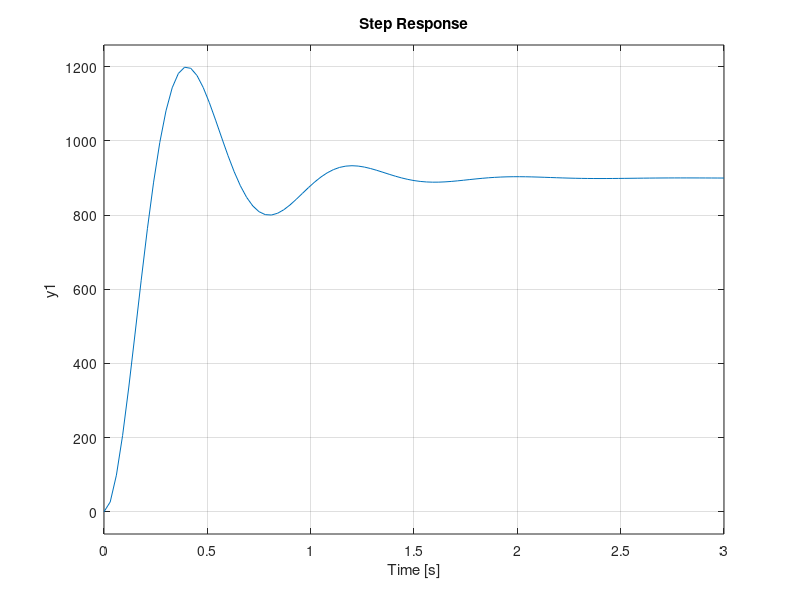

Write MATLAB code to recreate this figure.
close all; clear all; history -c; clc;
pkg load control;

yss = 900;
ymax = 1200;
K = yss;

% Se calcula Mp para poder obtener psita:
Mp = (ymax-yss)/yss;
psita = sqrt(log(Mp)^2/(pi^2 + log(Mp)^2)) % psita = 0.3301

% Con el tiempo pico se puede obtener Wn:
Tp = 0.4;
Wn = pi/(Tp*sqrt(1-0.3301^2)) % Wn = 8.3204

% Por ultimo se arma la F(s)
F = tf([K*Wn^2], [1 2*psita*Wn Wn^2])
step(F)
